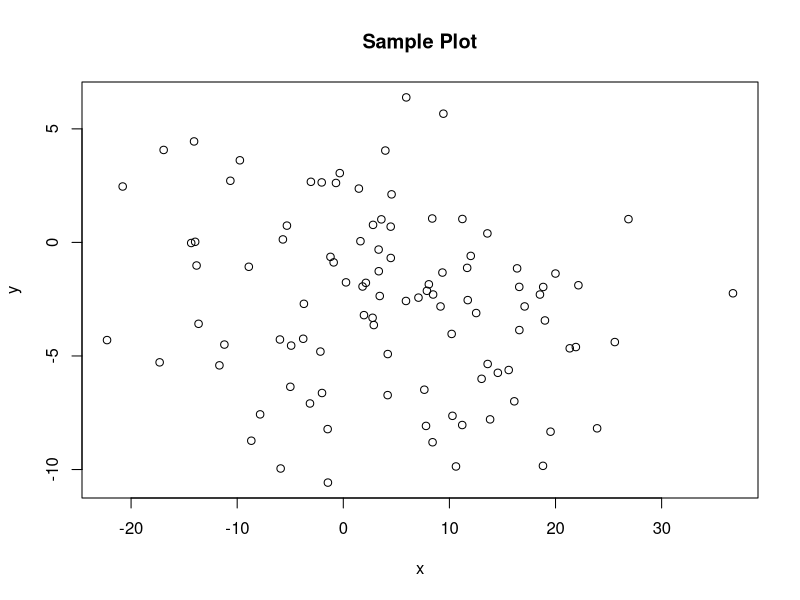

Write the R code that produced this figure.
## ---- chunk 1
x <- rnorm(n=100, mean=5, sd=10)
mean(x)
sd(x) 

y <- rnorm(n=100, mean=-3, sd=4)
mean(y)  
sd(y)  

plot(x, y, main = "Sample Plot")
